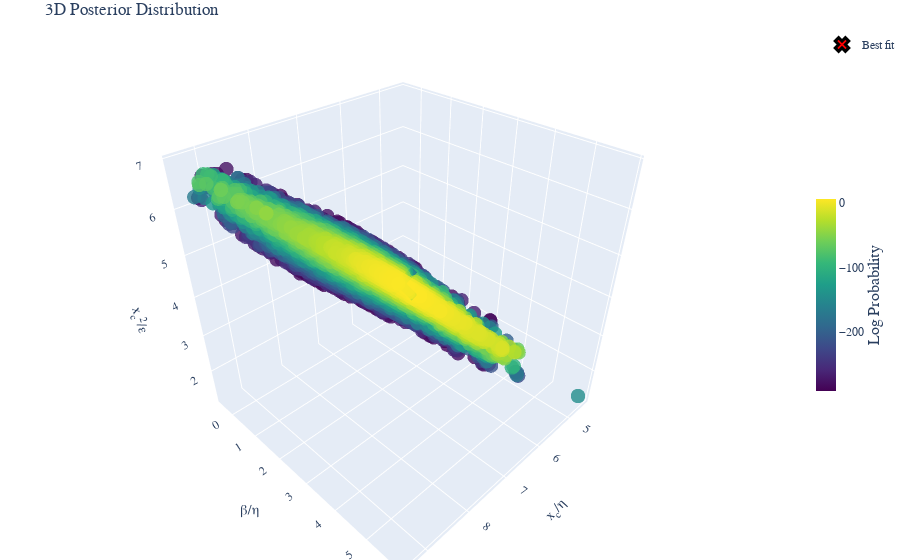

The code cell stored with this chart in its notebook:
### Code cell
fig =post.plot_posterior3D_interactive([0,1,2],labels=labels_trans, truths=np.log(truths_trans),truth_label="Best fit" )
# Save the figure using matplotlib's savefig instead of plotly's write_image
fig.show()
if SAVE_PRODUCTS:
    # Save the figure as HTML
    html_file_name = config_name+test_str+'_3D_plot'
    if subfolder is not None:
        html_file_name = os.path.join(subfolder, html_file_name)
    html_path = os.path.join(Products_folder, 'html_3d_plots', f'{html_file_name}.html')
    # Create directory if it doesn't exist
    os.makedirs(os.path.dirname(html_path), exist_ok=True)
    fig.write_html(html_path)

### Figure 1 — Plotly figure (JSON) as saved in the notebook; plotly's stock layout.template omitted (floating-point values rounded to 4 significant figures; data arrays with more than 128 entries replaced by an {"elided": "..."} marker saying what was removed)
{"data": [{"marker": {"color": {"elided": "5862 float values"}, "colorbar": {"len": 0.4, "thickness": 20, "title": {"font": {"size": 16}, "side": "right", "text": "Log Probability"}, "x": 1.0, "y": 0.5}, "colorscale": [[0.0, "#440154"], [0.1111, "#482878"], [0.2222, "#3e4989"], [0.3333, "#31688e"], [0.4444, "#26828e"], [0.5556, "#1f9e89"], [0.6667, "#35b779"], [0.7778, "#6ece58"], [0.8889, "#b5de2b"], [1.0, "#fde725"]], "opacity": 0.8, "size": 5}, "mode": "markers", "name": "Posterior", "scene": "scene", "showlegend": false, "type": "scatter3d", "x": {"elided": "5862 float values"}, "y": {"elided": "5862 float values"}, "z": {"elided": "5862 float values"}}, {"marker": {"color": "red", "line": {"color": "black", "width": 3}, "size": 12, "symbol": "x"}, "mode": "markers", "name": "Best fit", "scene": "scene", "showlegend": true, "type": "scatter3d", "x": [8.114], "y": [4.132], "z": [5.602]}], "layout": {"font": {"family": "Computer Modern"}, "margin": {"b": 0, "l": 0, "r": 0, "t": 30}, "scene": {"aspectmode": "cube", "xaxis": {"exponentformat": "e", "showexponent": "all", "title": {"font": {"size": 14}, "text": "x<sub>c</sub>/η"}}, "yaxis": {"exponentformat": "e", "showexponent": "all", "title": {"font": {"size": 14}, "text": "β/η"}}, "zaxis": {"exponentformat": "e", "showexponent": "all", "title": {"font": {"size": 14}, "text": "x<sub>c</sub><sup>2</sup>/ε"}}}, "title": {"text": "3D Posterior Distribution"}}}
